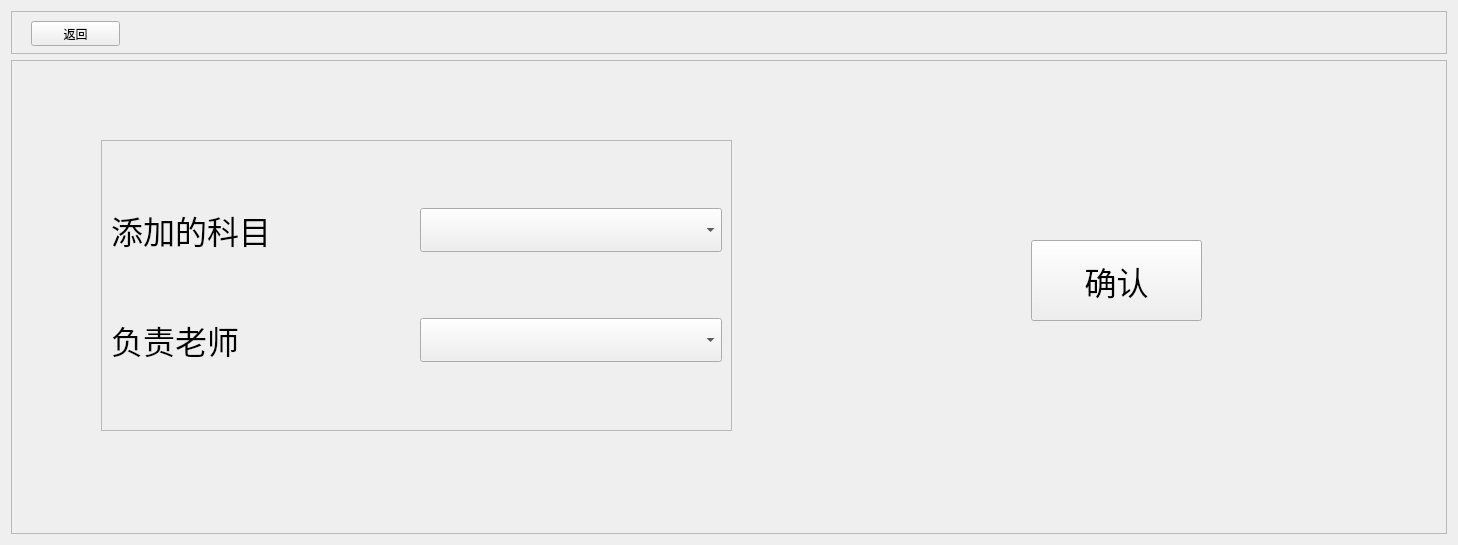
<?xml version="1.0" encoding="UTF-8"?>
<ui version="4.0">
 <class>zgnep_user_add</class>
 <widget class="QWidget" name="zgnep_user_add">
  <property name="geometry">
   <rect>
    <x>0</x>
    <y>0</y>
    <width>1458</width>
    <height>545</height>
   </rect>
  </property>
  <property name="windowTitle">
   <string>Form</string>
  </property>
  <layout class="QGridLayout" name="gridLayout" rowstretch="1,11">
   <item row="0" column="0">
    <widget class="QFrame" name="frame">
     <property name="frameShape">
      <enum>QFrame::StyledPanel</enum>
     </property>
     <property name="frameShadow">
      <enum>QFrame::Raised</enum>
     </property>
     <widget class="QPushButton" name="btnExit">
      <property name="geometry">
       <rect>
        <x>20</x>
        <y>10</y>
        <width>89</width>
        <height>25</height>
       </rect>
      </property>
      <property name="text">
       <string>返回</string>
      </property>
     </widget>
    </widget>
   </item>
   <item row="1" column="0">
    <widget class="QFrame" name="frame_2">
     <property name="frameShape">
      <enum>QFrame::StyledPanel</enum>
     </property>
     <property name="frameShadow">
      <enum>QFrame::Raised</enum>
     </property>
     <widget class="QFrame" name="frame_3">
      <property name="geometry">
       <rect>
        <x>90</x>
        <y>80</y>
        <width>631</width>
        <height>291</height>
       </rect>
      </property>
      <property name="frameShape">
       <enum>QFrame::StyledPanel</enum>
      </property>
      <property name="frameShadow">
       <enum>QFrame::Raised</enum>
      </property>
      <layout class="QGridLayout" name="gridLayout_2">
       <item row="0" column="0">
        <widget class="QLabel" name="label">
         <property name="font">
          <font>
           <pointsize>24</pointsize>
          </font>
         </property>
         <property name="text">
          <string>添加的科目</string>
         </property>
        </widget>
       </item>
       <item row="0" column="1">
        <widget class="QComboBox" name="cmBoxSubject">
         <property name="font">
          <font>
           <pointsize>24</pointsize>
          </font>
         </property>
        </widget>
       </item>
       <item row="1" column="0">
        <widget class="QLabel" name="label_3">
         <property name="font">
          <font>
           <pointsize>24</pointsize>
          </font>
         </property>
         <property name="text">
          <string>负责老师</string>
         </property>
        </widget>
       </item>
       <item row="1" column="1">
        <widget class="QComboBox" name="cmboxTeacher">
         <property name="font">
          <font>
           <pointsize>24</pointsize>
          </font>
         </property>
        </widget>
       </item>
      </layout>
     </widget>
     <widget class="QPushButton" name="btn_confrim">
      <property name="geometry">
       <rect>
        <x>1020</x>
        <y>180</y>
        <width>171</width>
        <height>81</height>
       </rect>
      </property>
      <property name="font">
       <font>
        <pointsize>24</pointsize>
       </font>
      </property>
      <property name="text">
       <string>确认</string>
      </property>
     </widget>
    </widget>
   </item>
  </layout>
 </widget>
 <resources/>
 <connections/>
</ui>
